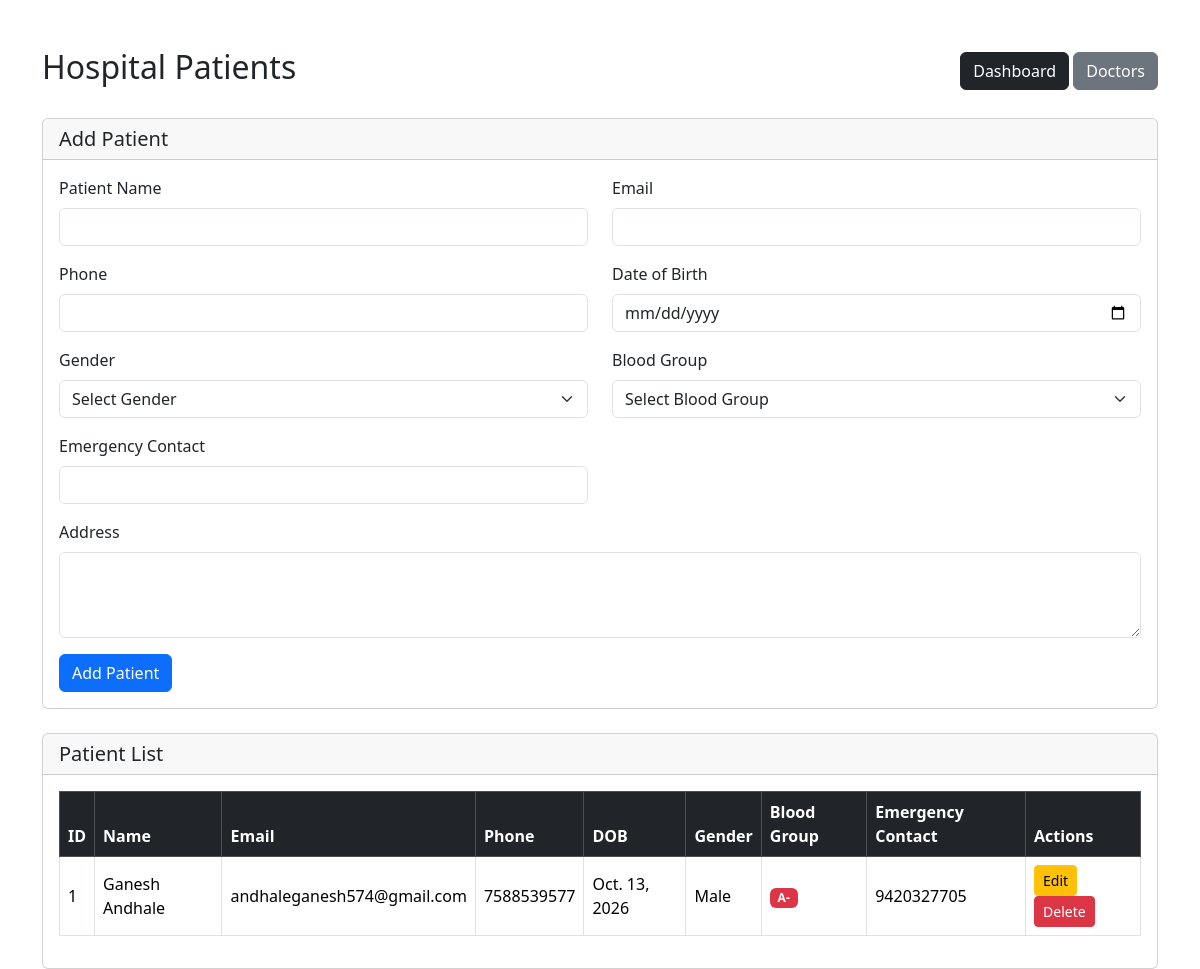
The app's page /patients/ with its own data.
### patients/models.py (models this page shows, shortened)
class Patient(models.Model):
    GENDER_CHOICES = [
        ('Male', 'Male'),
        ('Female', 'Female'),
        ('Other', 'Other'),
    ]
    BLOOD_GROUP_CHOICES = [
        ('A+', 'A+'),
        ('A-', 'A-'),
        ('B+', 'B+'),
        ('B-', 'B-'),
        ('AB+', 'AB+'),
        ('AB-', 'AB-'),
        ('O+', 'O+'),
        ('O-', 'O-'),
    ]
    name = models.CharField(max_length=100)
    email = models.EmailField(unique=True)
    phone = models.CharField(max_length=15)
    date_of_birth = models.DateField()
    gender = models.CharField(max_length=10, choices=GENDER_CHOICES)
    blood_group = models.CharField(
        max_length=5,
        choices=BLOOD_GROUP_CHOICES
    )
    address = models.TextField()
    emergency_contact = models.CharField(max_length=15)
    registered_at = models.DateTimeField(auto_now_add=True)
    profile_image = models.ImageField(
        upload_to='patients/',
        blank=True,
        null=True
    )

### patients/views.py (the view)
# urls.py: path('patients/', include('patients.urls')),
def patients(request):
    data = Patient.objects.all().order_by('-registered_at')
    return render(
        request,
        'patients/patients.html',
        {'data': data}
    )

### templates/patients/patients.html (shortened to what this page needs)
<!DOCTYPE html>
<html lang="en">
<head>
    <link
        href="https://cdn.jsdelivr.net/npm/bootstrap@5.3.3/dist/css/bootstrap.min.css"
        rel="stylesheet">
</head>
<body>
<div class="container mt-5">
    <div class="d-flex justify-content-between align-items-center mb-4">
        <h2>Hospital Patients</h2>
        <div>
            <a
                href="{% url 'dashboard' %}"
                class="btn btn-dark">
                Dashboard
            </a>
            <a
                href="{% url 'doctors' %}"
                class="btn btn-secondary">
                Doctors
            </a>
        </div>
    </div>
    <div class="card mb-4">
        <div class="card-header">
            <h5 class="mb-0">
                Add Patient
            </h5>
        </div>
        <div class="card-body">
            <form
                method="POST"
                action="{% url 'patient_save' %}">
                <div class="row">
                    <div class="col-md-6 mb-3">
                        <label class="form-label">
                            Patient Name
                        </label>
                        <input
                            type="text"
                            name="name"
                            class="form-control"
                            required>
                    </div>
                    <div class="col-md-6 mb-3">
                        <label class="form-label">
                            Email
                        </label>
                        <input
                            type="email"
                            name="email"
                            class="form-control"
                            required>
                    </div>
                    <div class="col-md-6 mb-3">
                        <label class="form-label">
                            Phone
                        </label>
                        <input
                            type="text"
                            name="phone"
                            class="form-control"
                            required>
                    </div>
                    <div class="col-md-6 mb-3">
                        <label class="form-label">
                            Date of Birth
                        </label>
                        <input
                            type="date"
                            name="date_of_birth"
                            class="form-control"
                            required>
                    </div>
                    <div class="col-md-6 mb-3">
                        <label class="form-label">
                            Gender
                        </label>
                        <select
                            name="gender"
                            class="form-select"
                            required>
                            <option value="">
                                Select Gender
                            </option>
                        </select>
                    </div>
                    <div class="col-md-6 mb-3">
                        <label class="form-label">
                            Blood Group
                        </label>
                        <select
                            name="blood_group"
                            class="form-select"
                            required>
                            <option value="">
                                Select Blood Group
                            </option>
                        </select>
                    </div>
                    <div class="col-md-6 mb-3">
                        <label class="form-label">
                            Emergency Contact
                        </label>
                        <input
                            type="text"
                            name="emergency_contact"
                            class="form-control"
                            required>
                    </div>
                    <div class="col-md-12 mb-3">
                        <label class="form-label">
                            Address
                        </label>
                        <textarea
                            name="address"
                            class="form-control"
                            rows="3"
                            required></textarea>
                    </div>
                </div>
                <button
                    type="submit"
                    class="btn btn-primary">
                    Add Patient
                </button>
            </form>
        </div>
    </div>
    <div class="card">
        <div class="card-header">
            <h5 class="mb-0">
                Patient List
            </h5>
        </div>
        <div class="card-body">
            <div class="table-responsive">
                <table
                    class="table table-bordered table-hover align-middle">
                    <thead class="table-dark">
                        <tr>
                            <th>ID</th>
                            <th>Name</th>
                            <th>Email</th>
                            <th>Phone</th>
                            <th>DOB</th>
                            <th>Gender</th>
                            <th>Blood Group</th>
                            <th>Emergency Contact</th>
                            <th>Actions</th>
                        </tr>
                    </thead>
                    <tbody>
                        {% for patient in data %}
                        <tr>
                            <td>
                                {{ patient.id }}
                            </td>
                            <td>
                                {{ patient.name }}
                            </td>
                            <td>
                                {{ patient.email }}
                            </td>
                            <td>
                                {{ patient.phone }}
                            </td>
                            <td>
                                {{ patient.date_of_birth }}
                            </td>
                            <td>
                                {{ patient.gender }}
                            </td>
                            <td>
                                <span class="badge bg-danger">
                                    {{ patient.blood_group }}
                                </span>
                            </td>
                            <td>
                                {{ patient.emergency_contact }}
                            </td>
                            <td>
                                <a
                                    href="{% url 'patient_edit' patient.id %}"
                                    class="btn btn-warning btn-sm">
                                    Edit
                                </a>
                                <a
                                    href="{% url 'patient_delete' patient.id %}"
                                    class="btn btn-danger btn-sm"
                                    onclick="return confirm('Are you sure you want to delete this patient?');">
                                    Delete
                                </a>
                            </td>
                        </tr>
                        {% endfor %}
                    </tbody>
                </table>
            </div>
        </div>
    </div>
</div>
</body>
</html>

### records on screen
Patient: id "1", name "Ganesh Andhale", email "andhaleganesh574@gmail.com", phone "7588539577", date_of_birth "Oct. 13, 2026", gender "Male", blood_group "A-", emergency_contact "9420327705"
